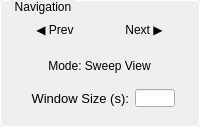
               <widget class="QGroupBox" name="groupBox_3">
                <property name="minimumSize">
                 <size>
                  <width>200</width>
                  <height>127</height>
                 </size>
                </property>
                <property name="maximumSize">
                 <size>
                  <width>200</width>
                  <height>127</height>
                 </size>
                </property>
                <property name="styleSheet">
                 <string notr="true">QGroupBox {
            border: 1px solid #ffffff;
            border-radius: 4px;
            margin-top: 0.5em;
            padding-top: 0.5em;
        }

        QGroupBox::title {
            subcontrol-origin: margin;
            left: 10px;
            padding: 0 3px 0 3px;
        }</string>
                </property>
                <property name="title">
                 <string>Navigation</string>
                </property>
                <layout class="QVBoxLayout" name="verticalLayout_5">
                 <item>
                  <layout class="QHBoxLayout" name="horizontalLayout_3">
                   <item>
                    <widget class="QPushButton" name="PrevButton">
                     <property name="sizePolicy">
                      <sizepolicy hsizetype="Fixed" vsizetype="Fixed">
                       <horstretch>0</horstretch>
                       <verstretch>0</verstretch>
                      </sizepolicy>
                     </property>
                     <property name="minimumSize">
                      <size>
                       <width>80</width>
                       <height>25</height>
                      </size>
                     </property>
                     <property name="maximumSize">
                      <size>
                       <width>80</width>
                       <height>25</height>
                      </size>
                     </property>
                     <property name="toolTip">
                      <string>Navigate to the previous sweep</string>
                     </property>
                     <property name="styleSheet">
                      <string notr="true">QPushButton {
    border-radius: 6px;
}</string>
                     </property>
                     <property name="text">
                      <string>◀ Prev</string>
                     </property>
                    </widget>
                   </item>
                   <item>
                    <widget class="QPushButton" name="NextButton">
                     <property name="sizePolicy">
                      <sizepolicy hsizetype="Fixed" vsizetype="Fixed">
                       <horstretch>0</horstretch>
                       <verstretch>0</verstretch>
                      </sizepolicy>
                     </property>
                     <property name="minimumSize">
                      <size>
                       <width>80</width>
                       <height>25</height>
                      </size>
                     </property>
                     <property name="maximumSize">
                      <size>
                       <width>80</width>
                       <height>25</height>
                      </size>
                     </property>
                     <property name="toolTip">
                      <string>Navigate to the next sweep</string>
                     </property>
                     <property name="styleSheet">
                      <string notr="true">QPushButton {
    border-radius: 6px;
}</string>
                     </property>
                     <property name="text">
                      <string>Next ▶</string>
                     </property>
                    </widget>
                   </item>
                  </layout>
                 </item>
                 <item>
                  <layout class="QHBoxLayout" name="horizontalLayout_4">
                   <item>
                    <widget class="QPushButton" name="ViewModeToggleButton">
                     <property name="sizePolicy">
                      <sizepolicy hsizetype="Fixed" vsizetype="Fixed">
                       <horstretch>0</horstretch>
                       <verstretch>0</verstretch>
                      </sizepolicy>
                     </property>
                     <property name="minimumSize">
                      <size>
                       <width>175</width>
                       <height>25</height>
                      </size>
                     </property>
                     <property name="maximumSize">
                      <size>
                       <width>165</width>
                       <height>25</height>
                      </size>
                     </property>
                     <property name="toolTip">
                      <string>Toggle between Sweep View (full sweep) and Window View (time window navigation)</string>
                     </property>
                     <property name="styleSheet">
                      <string notr="true">QPushButton {
    border-radius: 6px;
}</string>
                     </property>
                     <property name="text">
                      <string>Mode: Sweep View</string>
                     </property>
                    </widget>
                   </item>
                  </layout>
                 </item>
                 <item>
                  <layout class="QHBoxLayout" name="horizontalLayout_12">
                   <item>
                    <layout class="QHBoxLayout" name="horizontalLayout_5">
                     <item>
                      <widget class="QLabel" name="WindowSizeLabel">
                       <property name="sizePolicy">
                        <sizepolicy hsizetype="Fixed" vsizetype="Preferred">
                         <horstretch>0</horstretch>
                         <verstretch>0</verstretch>
                        </sizepolicy>
                       </property>
                       <property name="minimumSize">
                        <size>
                         <width>105</width>
                         <height>0</height>
                        </size>
                       </property>
                       <property name="maximumSize">
                        <size>
                         <width>105</width>
                         <height>16777215</height>
                        </size>
                       </property>
                       <property name="font">
                        <font>
                         <pointsize>10</pointsize>
                         <bold>false</bold>
                        </font>
                       </property>
                       <property name="text">
                        <string>Window Size (s):</string>
                       </property>
                       <property name="alignment">
                        <set>Qt::AlignRight|Qt::AlignTrailing|Qt::AlignVCenter</set>
                       </property>
                      </widget>
                     </item>
                     <item>
                      <widget class="QLineEdit" name="WindowRangeValue">
                       <property name="sizePolicy">
                        <sizepolicy hsizetype="Fixed" vsizetype="Fixed">
                         <horstretch>0</horstretch>
                         <verstretch>0</verstretch>
                        </sizepolicy>
                       </property>
                       <property name="minimumSize">
                        <size>
                         <width>40</width>
                         <height>18</height>
                        </size>
                       </property>
                       <property name="maximumSize">
                        <size>
                         <width>40</width>
                         <height>18</height>
                        </size>
                       </property>
                       <property name="font">
                        <font>
                         <pointsize>8</pointsize>
                        </font>
                       </property>
                      </widget>
                     </item>
                    </layout>
                   </item>
                  </layout>
                 </item>
                </layout>
               </widget>
